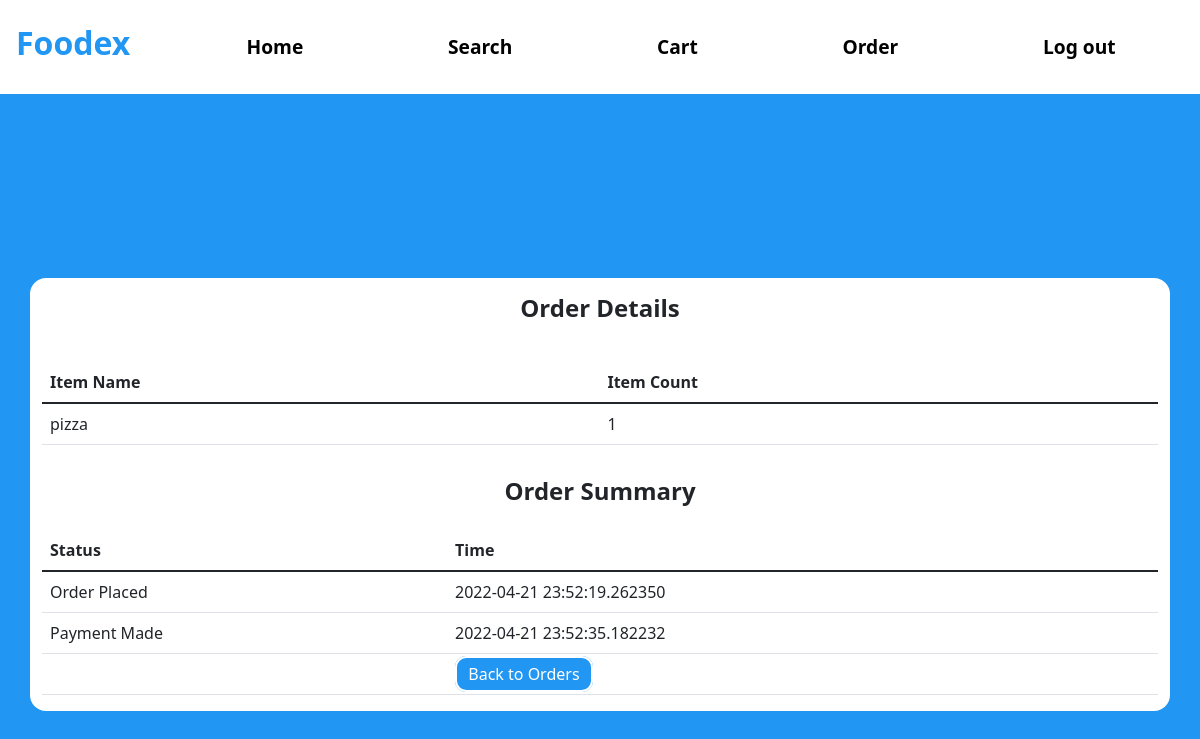
Screenshot of /View-Order-Detail?id=1 (signed in) with the database file from the repository.
### tables this page shows
CREATE TABLE ITEM_LIST(
                        ORDER_ID INTEGER,                        
                        ITEM_ID INTEGER,
                        Item_count INTEGER,
                        FOREIGN KEY (ORDER_ID) REFERENCES ORDER_TABLE(ORDER_ID),
                        FOREIGN KEY (ITEM_ID) REFERENCES MENU(ITEM_ID)
                       );

CREATE TABLE MENU(
                        ITEM_ID INTEGER PRIMARY KEY AUTOINCREMENT,
                        ITEM_NAME TEXT,
                        ITEM_CATEGORY TEXT,
                        ITEM_PRICE INTEGER,
                        RESTAURANT_ID INTEGER,
                        ITEM_IMAGE TEXT,
                        FOREIGN KEY(RESTAURANT_ID) REFERENCES RESTAURANT(RESTAURANT_ID)
                       );

CREATE TABLE ORDER_SUMMARY(
                        ORDER_ID INTEGER,                        
                        ORDER_STATUS TEXT,
                        TIME TEXT,
                        FOREIGN KEY (ORDER_ID) REFERENCES ORDER_TABLE(ORDER_ID)
                       );

### app.py (the view)
@app.route("/View-Order-Detail")
def View_Order_Detail():
    getid_o = request.args.get('id')
    getid_u = str(session["id"])
    cursor = connection.cursor()
    cursor.execute("SELECT order_id, order_amount, order_status,r.name_of_restaurant,d.NAME_OF_DELIVERYBOY,d.DELIVERYBOY_PHONE_NO FROM ORDER_TABLE o INNER JOIN DELIVERYBOY d on o.DELIVERYBOY_ID=d.DELIVERYBOY_ID INNER JOIN RESTAURANT r on o.RESTAURANT_ID=r.RESTAURANT_ID WHERE o.USER_ID= " + getid_u +" And ORDER_ID= "+str(getid_o)+"; ")
    result = cursor.fetchall()
    cursor = connection.cursor()
    cursor.execute("SELECT m.item_name,i.item_count FROM ITEM_LIST i JOIN MENU m on i.ITEM_ID=m.ITEM_ID WHERE i.ORDER_ID= "+str(getid_o)+"; ")
    Item_list = cursor.fetchall()
    cursor.execute("SELECT os.ORDER_STATUS,os.TIME FROM ORDER_SUMMARY os JOIN ORDER_TABLE o ON os.ORDER_ID=o.ORDER_ID WHERE os.ORDER_ID="+str(getid_o))
    Order_Summary = cursor.fetchall()
    return render_template("View_Order_Detail.html", Order=result, Item_list = Item_list,Order_Summary=Order_Summary)

### templates/View_Order_Detail.html (shortened to what this page needs)
<!DOCTYPE html>
<html lang="en">
<head>
    <link href="https://cdn.jsdelivr.net/npm/bootstrap@5.1.3/dist/css/bootstrap.min.css" rel="stylesheet">
    <link rel= "stylesheet" type= "text/css" href= "{{ url_for('static',filename='Styles.css') }}">
</head>
<body style="background:#2196f3;">
<nav class="navbar navbar-expand-lg bg-white">
  <h3 class="navbar-brand Logo" style="color:#2196f3;font-size: 2rem;"href="#">Foodex</h3>
    <div class="container">
  <div class="collapse navbar-collapse" id="navbarSupportedContent">
    <ul class="navbar-nav mr-auto nav-links">
        <li class="nav-item">
        <a class="nav-link nav-link-btn" href="/User-Dashboard">Home</a>
      </li>
      <li class="nav-item">
        <a class="nav-link nav-link-btn" href="/View-Resturant">Search</a>
      </li>
      <li class="nav-item">
        <a class="nav-link nav-link-btn" href="/User-cart">Cart</a>
      </li>
        <li class="nav-item">
        <a class="nav-link nav-link-btn" href="/User-order">Order</a>
      </li>
        <li class="nav-item">
        <a class="nav-link nav-link-btn" href="/">Log out</a>
      </li>
    </ul>
  </div>
     </div>
</nav>
  <div class="ToCenter" >
  <div class="container">
        <div class="row">
            <div class="col">
                <table class="table">
                    <tbody>
                    <tr>
                        <h4 class="Logo">Order Details</h4>
                        </tr>
                  </table>
                <table class="table">
                    <thead>
                      <tr>
                        <th scope="col">Item Name</th>
                        <th scope="col">Item Count</th>
                      </tr>
                    </thead>
                    <tbody>
                      {% for i in Item_list %}
                      <tr>
                        <td>{{i[0]}}</td>
                          <td>{{i[1]}}</td>
                      </tr>
                      {% endfor %}
                    </tbody>
                  </table>
                <h4 class="Logo">Order Summary</h4>
                <table class="table">
                    <thead>
                      <tr>
                        <th scope="col">Status</th>
                        <th scope="col">Time</th>
                      </tr>
                    </thead>
                    <tbody>
                      {% for i in Order_Summary %}
                      <tr>
                        <td>{{i[0]}}</td>
                          <td>{{i[1]}}</td>
                      </tr>
                      {% endfor %}
                    <tr>
                        <td></td>
                          <td> <a class="Edit-btn" style="background:#2196f3;" href="/User-order">Back to Orders</a> </td>
                      </tr>
                    </tbody>
                  </table>
            </div>
        </div>
    </div>
    </div>
<div class="area" >
          <ul class="circles">
          </ul>
   </div >
</body>
</html>

### static/Styles.css (style rules this page uses)
* { margin: 0px; padding: 0px; }
.ToCenter { display: flex; width: 100vw; min-height: 100vh; justify-content: center; align-items: center; background: rgba(0, 0, 0, 0); }
.container { min-width: 50vw; background: white; border-radius: 1rem; }
.Logo { text-align: center; padding: 1rem; font-weight: bold; }
.nav-links { width: 100%; display: flex; flex-direction: column; justify-content: space-around; align-items: center; }
.nav-link-btn { border:solid 2px white; font-size: 1.2rem; border-radius: 0.7rem; font-weight: bold; color: black; }
.Edit-btn { border:solid 2px white; color: white; text-decoration:none; padding: 0.3rem 0.7rem; border-radius: 0.7rem; }
.area { background: -webkit-linear-gradient(to left, #FB6C1F, #F9A72B); width: 100%; height:100vh; position: fixed; top: 0; width: 100%; z-index: -1; }
.circles { position: absolute; top: 0; left: 0; width: 100%; height: 100%; overflow: hidden; }

### rows the page displays
ITEM_LIST: ITEM_NAME "pizza", Item_count "1"
ORDER_SUMMARY: ORDER_STATUS "Order Placed", TIME "2022-04-21 23:52:19.262350"
ORDER_SUMMARY: ORDER_STATUS "Payment Made", TIME "2022-04-21 23:52:35.182232"
